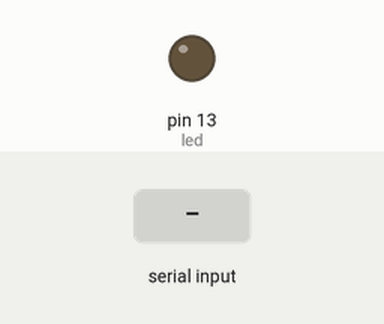
The sketch below on a simulated Arduino Uno, built with avr-gcc and run on an emulated ATmega328P. Parts: output pins drawn as LEDs (lit = HIGH). The inputs (shaded band) are chosen by the test bench.

Above: at 1.2 s.
1.3 s: "90,45\n" received over Serial
At 2.7 s:
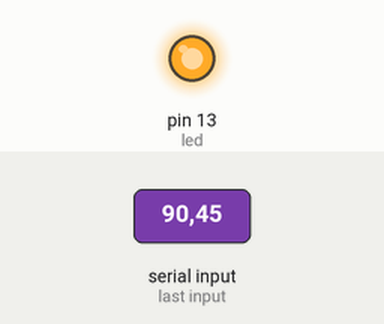
Timing chart, 0 to 4.3 s (numbered marks = the images above; inputs shaded):
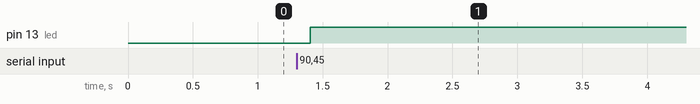

The sketch:

P_8_ControlLED.ino
```cpp
int led = 13; //pin digital de pruebas de Arduino

void setup() {
  // put your setup code here, to run once:
  pinMode(led,OUTPUT);

  Serial.begin(9600);
  Serial.setTimeout(100);//ms por defecto 1000
}

void loop() {
  // put your main code here, to run repeatedly:
  if(Serial.available()>0){
    int v = Serial.readString().toInt();
    digitalWrite(led, v);
  }

  delay(10);

}
```

Measured:
- after the input at 1.3 s, pin 13 (led): LOW → HIGH after 0.11 s
